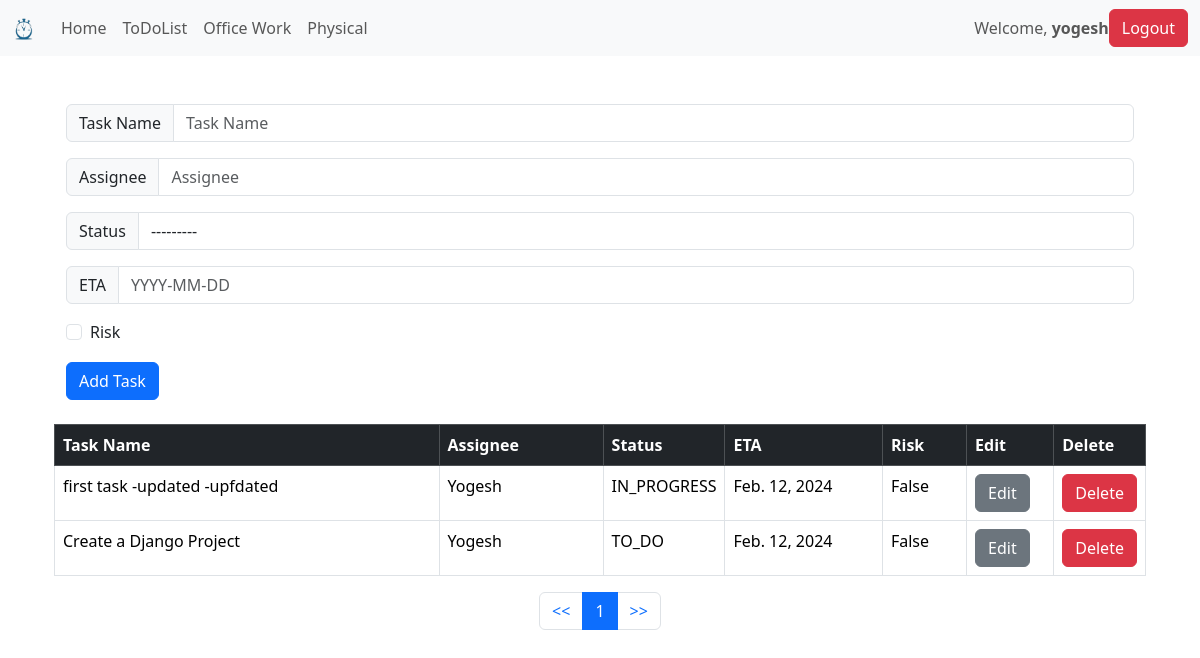
/ToDoList/ (signed in), run on an earlier commit of the app's database.
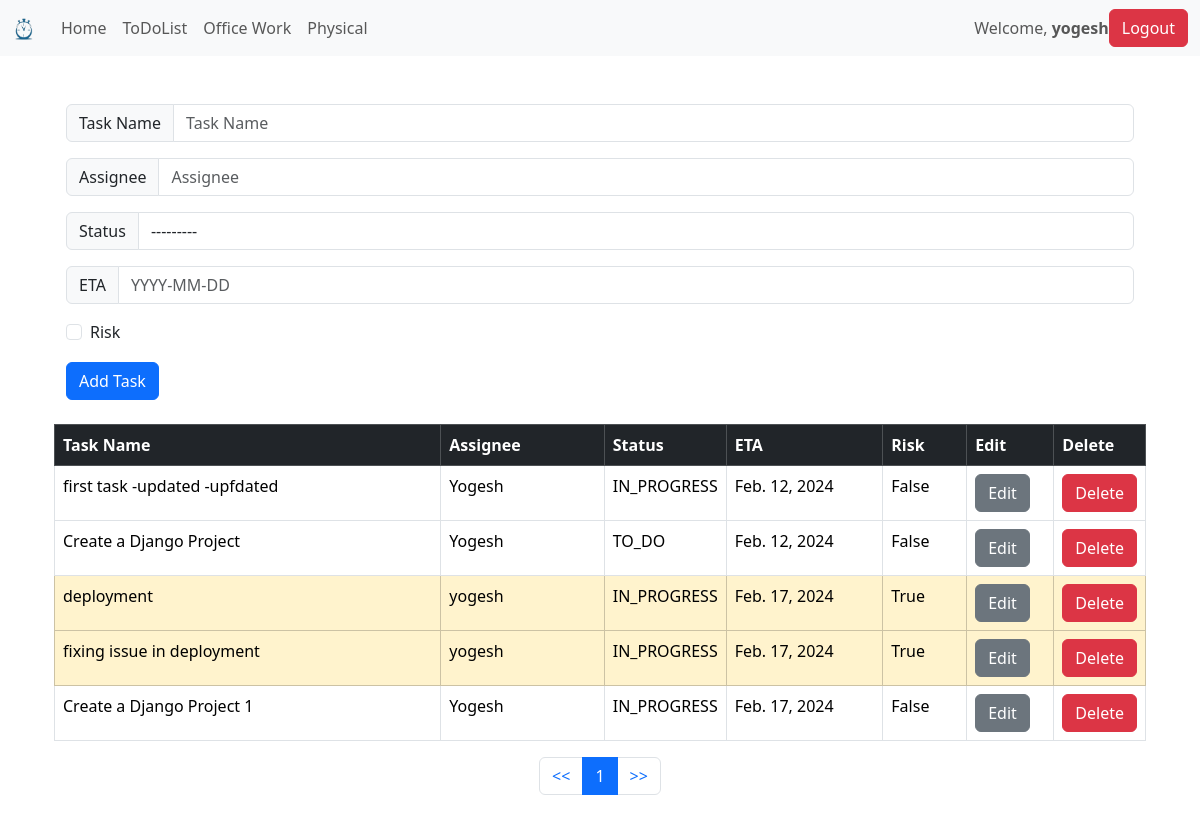
And on a later commit of the database.
### ToDoListApp/models.py (models this page shows, shortened)
class ToDoList(models.Model):
    manage = models.ForeignKey(User, on_delete=models.CASCADE, default=None)
    task = models.CharField(max_length=300)
    status_type = models.TextChoices("status_type", "TO_DO DEFINED IN_PROGRESS COMPLETED")
    status = models.CharField(blank=True, choices=status_type, max_length=20,default='TO_DO')
    assignee = models.CharField(max_length=300)
    ETA = models.DateField()
    risk_flag = models.BooleanField(default=False)
    class Meta:
        ordering = ['id']

### ToDoListApp/views.py (the view)
# urls.py: path('',views.todolist,name='ToDoList' ),
@login_required
def todolist(request):
    if request.method =="POST":
        form = ToDoListForm(request.POST or None)
        if form.is_valid:
            instance=form.save(commit=False)
            instance.manage=request.user
            instance.save()
        messages.success(request,("New Task Added!"))
        return redirect('ToDoList')
    else:
        tasks = ToDoList.objects.filter(manage=request.user)
        paginator =Paginator(tasks,5)
        page=request.GET.get('pg')
        tasks=paginator.get_page(page)
        context = {'welcome_text':'welcome to to do list',"tasks":tasks}
        return render(request,'ToDoList.html',context)

### ToDoListApp/templates/ToDoList.html (shortened to what this page needs)
{% extends "base.html" %}
{% block  content %}
<div class = 'container'>
    <div class = 'container'>
    <br>
    <form method="POST">
        <div class="input-group mb-3">
          <span class="input-group-text" id="basic-addon1">Task Name</span>
          <input type="text" class="form-control" placeholder="Task Name"aria-describedby="basic-addon1" name="task">
        </div>
        <div class="input-group mb-3">
            <span class="input-group-text" id="basic-addon1">Assignee</span>
            <input type="text" class="form-control" placeholder="Assignee"aria-describedby="basic-addon1" name="assignee">
        </div>
        <div class="input-group mb-3">
            <span class="input-group-text" id="id_status">Status</span>
            <select name="status" id="id_status" class="form-control" name ="status">
                <option value="" selected="">---------</option>
            </select>
        </div>
        <div class="input-group mb-3">
            <span class="input-group-text" id="basic-addon1">ETA</span>
            <input type="text" class="form-control" placeholder="YYYY-MM-DD" aria-describedby="basic-addon1" name="ETA">
        </div>
        <div class="input-group mb-3">
            <div class="form-check">
                <input class="form-check-input" type="checkbox" id="defaultCheck1" name="risk_flag">
                <label class="form-check-label" for="defaultCheck1">Risk</label>
            </div>
        </div>
        <button type="submit" class="btn btn-primary">Add Task</button>
      </form>
    </div>
      <br>
    <table class="table table-bordered">
        <thead class="table-dark">
          <tr>
            <th class="col-3">Task Name</th>
            <th class="col-2">Assignee</th>
            <th class="col-1">Status</th>
            <th class="col-2">ETA</th>
            <th class="col-1">Risk</th>
            <th class="col-1">Edit</th>
            <th class="col-1">Delete</th>
          </tr>
        </thead>
        {% if tasks%}
          <tbody>
            {% for obj in tasks %}
              {% if obj.risk_flag %}
                  <tr class="table-warning">
              {%elif obj.status == 'COMPLETED'%}
                  <tr class="table-success">
              {%else%}
                  <tr>
              {% endif %}
                      <td class="col-5">{{obj.task}}</td>
                      <td class="col-2">{{obj.assignee}}</td>
                      <td class="col-1">{{obj.status}}</td>
                      <td class="col-2">{{obj.ETA}}</td>
                      <td class="col-1">{{obj.risk_flag}}</td>
                      <td class="col-1"><a href="{% url 'edit_task' obj.id %}"><button type="button" class="btn btn-secondary">Edit</button></a></td>
                      <td class="col-1"><a href="{% url 'delete_task' obj.id %}"><button type="button" class="btn btn-danger" data-bs-toggle="modal" data-bs-target="#deleteConfirmationModal">
                        Delete
                      </button>
                    </a></td>
                  </tr>
            {% endfor %}
          </tbody>
          {% endif %}
      </table>
      <nav aria-label="Page navigation example">
        <ul class="pagination justify-content-center">
          <li class="page-item"><a class="page-link" href="?pg=1"><<</a></li>
          <li class="page-item"><a class="page-link page-item active">{{tasks.number}}</a></li>
          <li class="page-item"><a class="page-link" href="?pg={{tasks.paginator.num_pages}}">>></a></li>
        </ul>
      </nav>
</div>
{% endblock content %}

### templates/base.html (shortened to what this page needs)
{% load static %}
<!doctype html>
<html lang="en">
  <head>
    </head>
    <body>
    <link href="https://cdn.jsdelivr.net/npm/bootstrap@5.3.2/dist/css/bootstrap.min.css" rel="stylesheet">
    <nav class="navbar navbar-expand-lg navbar-light bg-light">
        <div class="container-fluid">
          <a class="navbar-brand" href="{% url 'index' %}"><img src ="{% static 'images/logo.png' %}" alt="ToDoList" style="width: 25px; height: auto;"></a>
          <div class="collapse navbar-collapse" id="navbarNavAltMarkup">
            <div class="navbar-nav">
              <a class="nav-link" aria-current="page" href="{% url 'index' %}">Home</a>
              <a class="nav-link" aria-current="page" href="{% url 'ToDoList' %}">ToDoList</a>
              <a class="nav-link" href="{% url 'office' %}">Office Work</a>
              <a class="nav-link" href="{% url 'physical' %}">Physical</a>
            </div>
          </div>
          {% if user.is_authenticated %}
          <span class="navbar-text">
              Welcome, <strong>{{user.username}}</strong>
          </span>
          <a href ={% url 'logout'%}>
            <button class="btn btn-danger mr-2" type="submit">Logout</button>
          </a>
          {% endif %}
        </div>
      </nav>
</head>
  <body>
    <div class='container'>
        <br>
        {%block content %}
        {% endblock content %}
        <br>
    </div>
  </body>
</html>

### templates/base.html (style rules this page uses)
body, html { margin: 0; padding: 0; height: 100%; }

What changed in the data, as far as the page shows it:
added ToDoList: task "deployment", assignee "yogesh", status "IN_PROGRESS", ETA "Feb. 17, 2024", risk_flag "True"
added ToDoList: task "fixing issue in deployment", assignee "yogesh", status "IN_PROGRESS", ETA "Feb. 17, 2024", risk_flag "True"
added ToDoList: task "Create a Django Project 1", assignee "Yogesh", status "IN_PROGRESS", ETA "Feb. 17, 2024", risk_flag "False"
